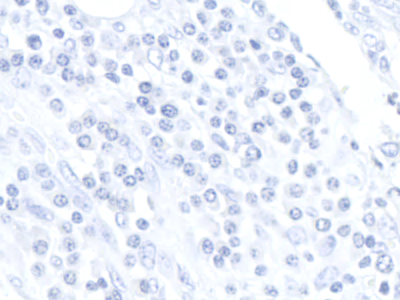
#> input picture imagens_ihq_er/0/020RE_s3c0x191243-1600y77354-1200m2084.png, 400 x 300 px; its folder holds only this picture in this run
$ jupyter execute --allow-errors feature_extraction.ipynb   (shell and % lines are left out)
#> lines starting #> are read from the running program, lines starting #| are printed output that depends on the picture
[cell 1]
import cv2 as cv
import numpy as np
import os
import pandas as pd
import random
from sklearn.model_selection import train_test_split
from joblib import dump, load
import pydicom as dicom
import radiomics
from radiomics import featureextractor
import SimpleITK as sitk
from sklearn.neural_network import MLPClassifier
import matplotlib.pyplot as plt
from sklearn.discriminant_analysis import StandardScaler
from sklearn.neighbors import KNeighborsClassifier
from sklearn.metrics import confusion_matrix
from sklearn.metrics import classification_report
from joblib import load

[cell 2]
def cut_images(input_path, new_width, new_height, output_path=None):
    """
    Cut images into the desired size and save the output images

    Params:
    input_path: path to the original images
    output_path: path to save the cut images
    new_width: width of the cut images
    new_height: height of the cut images

    Return:

    images_data: dictionary with images names as keys
    and images as values
    patients: list of patients IDs
    classes = list of labels
    """
#> called with input_path = 'imagens_ihq_er', new_width = 40, new_height = 30
    images_data = {}
    classes = []
    patients = []

    n = 0
    # Browse input path
    for class_dir in os.listdir(input_path):
        class_path = os.path.join(input_path, class_dir)

        # If it is a directory
        if os.path.isdir(class_path):

            # Save image id
            image_id = 1

            # Go through images
            for image_file in os.listdir(class_path):
                image_path = os.path.join(class_path, image_file)

                # Save patient id
                patient = image_file.split("_")[0]
                patients.append(patient)

                image = cv.imread(image_path, cv.IMREAD_GRAYSCALE)
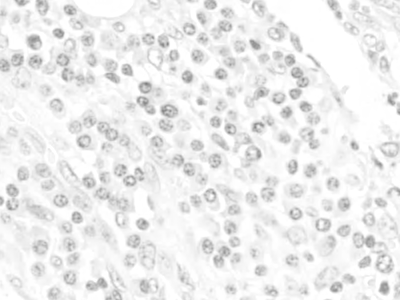
#> image: shape (300, 400); min 127, max 255, mean 236.9

                # If image exists
                if image is not None:

                    # Save subimage id
                    sub_id = 1

                    for i in range(0, image.shape[0], new_height):
                        for j in range(0, image.shape[1], new_width):

                            # Cut image into subimage
                            sub_image = image[i:i+new_height, j:j+new_width]

                            # Image name identifier
                            image_name = f"{patient}-img{image_id}-{sub_id}"

                            # [5 lines of commented-out code are left out]
                            images_data[image_name] = sub_image

                            classes.append(int(class_dir))

                            # Write subimage if an output path was given
                            if output_path != None:
                                # Create dir if it doesn't exist
                                os.makedirs(os.path.join(output_path, class_dir), exist_ok=True)
                                # Output file path
                                output_file = f"{image_name}.png"
                                output_file = os.path.join(output_path, class_dir, output_file)
                                # Save subimage
                                cv.imwrite(output_file, sub_image)

                            sub_id += 1
                            n += 1
#> after the loop, classes = 100 values from 0 to 0; images_data = 100 items; n = 100; sub_id = 101

                image_id += 1
#> pass 2 of the loop in cut_images, `for class_dir in os.listdir(input_path):`:
#> patient = '022RE'
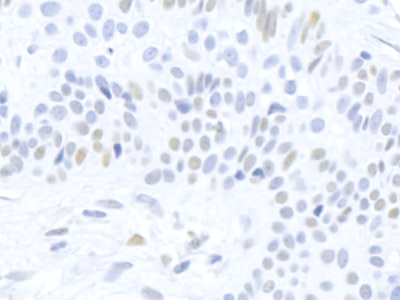
#> input picture imagens_ihq_er/1/022RE_s0c0x225714-1600y38586-1200m1450.png, 400 x 300 px
#> in cut_images, `image = cv.imread(image_path, cv.IMREAD_GRAYSCALE)`:
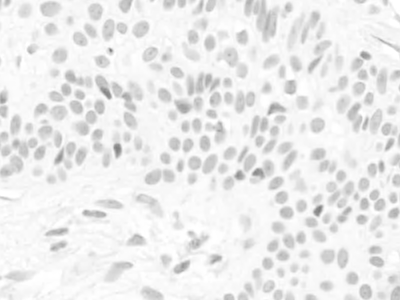
#> image: shape (300, 400); min 126, max 255, mean 236.1
#> after the loop in cut_images, `for i in range(0, image.shape[0], new_height):`: classes = 200 values from 0 to 1; images_data = 200 items; n = 200; sub_id = 101

    return images_data, patients, classes

[cell 3]
def divide_folds(image_names, patients, classes):
    """
    Divides a dataset into folds for stratified k-fold cross-validation.

    Params:
    images_names: list of all images names
    patients: list with patient id for each image
    classes: list with class for each image

    Return:
    folds: list of tuples, each tuple is one fold containing (imgs_names, labels)
    """
    # Create a list of unique indexes for patients
    unique_patients = list(set(patients))

    # Number of folds
    n_folds = 5

    patients_per_fold = len(unique_patients)//n_folds
    left = [(len(unique_patients)-i) for i in range(1, (len(unique_patients)%n_folds)+1)]

    images_classes = dict(zip(images_names, classes))
    assigned_patients = []
    folds = []

    for i in range(n_folds):

        n_patients = 0

        x = []
        y = []

        if i == n_folds-1:
            for j in left:

                patient = patients[-j]

                imgs_patient = [name for name in image_names if patient in name]
                x = x + imgs_patient
                y = y + [images_classes[key] for key in imgs_patient]
                n_patients += 1
                assigned_patients.append(patient)

        for k in range(len(unique_patients)):

            patient = unique_patients[k]

            if n_patients < patients_per_fold and patient not in assigned_patients:
                imgs_patient = [name for name in image_names if patient in name]
                x = x + imgs_patient
                y = y + [images_classes[key] for key in imgs_patient]
                n_patients += 1
                assigned_patients.append(patient)

        folds.append((x, y))

    return folds

[cell 4]
def preprocess(images_data):
    """
    Apply normalization, blur and sharpening to the images

    Params:
    images_data: dictionary with images names as keys
    and images as values

    Return:
    new_data: dictionary with images names as keys
    and processed images as values
    """

    new_data = images_data.copy()

    for key, value in new_data.items():

        img = value

        # Normalize between 0 and 1
        norm = cv.normalize(img, None, 0, 1.0, cv.NORM_MINMAX, dtype=cv.CV_32F)

        # Gaussian blur
        blur = cv.GaussianBlur(norm, (3, 3), 1)

        # Sharpen the image
        kernel = np.array([[0, -1, 0], [-1, 5, -1], [0, -1, 0]])
        sharp = cv.filter2D(blur, -1, kernel)

        new_data[key] = sharp

    return new_data

[cell 5]
def apply_thresholds(images_data):
    """
    Params:
    images_data: dictionary with images names as keys
    and images as values

    Params:
    imgs: list of raw images

    Return:
    new_data: dictionary with images names as keys
    and (images, Otsu's, Adaptative) as values
    extractor: pyradiomics extractor
    """

    new_data = images_data.copy()

    for key, value in new_data.items():

        # Otsu's thresholding
        _, th1 = cv.threshold(value, 100, 1, cv.THRESH_BINARY+cv.THRESH_OTSU)

        # Adaptative gaussian thresholding
        #th2 = cv.adaptiveThreshold(img,255,cv.ADAPTIVE_THRESH_MEAN_C, cv.THRESH_BINARY,11,2)
        th3 = cv.adaptiveThreshold(value, 1, cv.ADAPTIVE_THRESH_GAUSSIAN_C, cv.THRESH_BINARY, 11, 2)

        new_data[key] = (value, th1, th3)

    return new_data

[cell 6]
# Cut images into 40x30
images_data, patients, classes = cut_images("imagens_ihq_er", 40, 30)
#> images_data = 200 items; patients = ['020RE', '022RE']; classes = 200 values from 0 to 1

# Divide images into folds
images_names = list(images_data.keys())
#> images_names = 200 items, first 6: '020RE-img1-1', '020RE-img1-2', '020RE-img1-3', '020RE-img1-4', '020RE-img1-5', '020RE-img1-6'
folds = divide_folds(images_names, patients, classes)
#> in divide_folds, `unique_patients = list(set(patients))`: unique_patients = ['022RE', '020RE']
#> in divide_folds, `patients_per_fold = len(unique_patients)//n_folds`: patients_per_fold = 0
#> in divide_folds, `left = [(len(unique_patients)-i) for i in range(1, (len(unique_patient..`: left = [1, 0]
#> in divide_folds, `images_classes = dict(zip(images_names, classes))`: images_classes = 200 items
#> after the loop in divide_folds, `for i in range(n_folds):`: assigned_patients = ['022RE', '020RE']; folds = 5 items
#> folds = 5 items

# Save folds variable
dump(folds, 'folds.joblib')

# Preprocess images_data
images_data = preprocess(images_data)
#> in preprocess, `new_data = images_data.copy()`: new_data = 200 items
#> the loop in preprocess, `for key, value in new_data.items(): ` made 200 passes
#> key on passes 1 to 3: '020RE-img1-1', '020RE-img1-2', '020RE-img1-3'
#> pass 1, in preprocess, `img = value`:
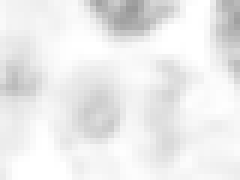
#> img: shape (30, 40) (shown 6 times larger); min 152, max 255, mean 235.2
#> pass 1, in preprocess, `norm = cv.normalize(img, None, 0, 1.0, cv.NORM_MINMAX, dtype=cv.CV_32F)`:
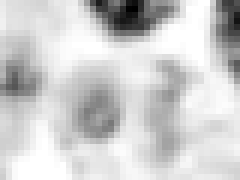
#> norm: shape (30, 40) float32 (shown 6 times larger); min 1.49e-08, max 1, mean 0.808
#> after the loop in preprocess, `for key, value in new_data.items():`:
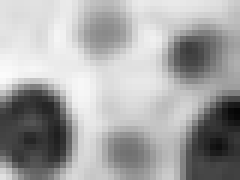
#> blur: shape (30, 40) float32 (shown 6 times larger); min 0.0263, max 0.985, mean 0.652
#> after the loop in preprocess, `for key, value in new_data.items():`:
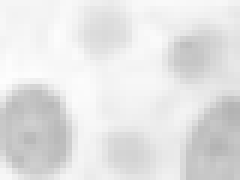
#> img: shape (30, 40) (shown 6 times larger); min 179, max 253, mean 227.4

# # Update images_data, applying Otsu's and adaptive thresholds
#> (the rest of this cell did not finish here and is left out)

#> the loop in apply_thresholds, `for key, value in new_data.items():  # Otsu's thresholding` made 1 pass
